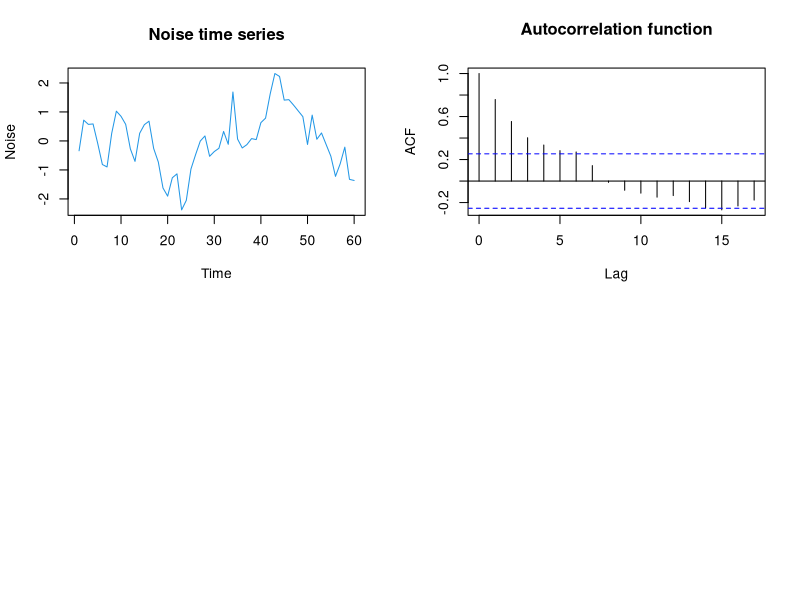

This chart was generated by the following R code: (Note: this script raises an error after producing the figure.)
# Environmental stochasticity
rm(list=ls(all=TRUE)) 
# Write a function for generating environmental noise:
noise = function(size,k,w){ # 200,0.5, 10
	y = numeric(size)
	y[1] = rnorm(1,0,sd)
	e = rnorm(size)
	for(t in 2:size){
		y[t] = k*y[t-1] + w^2*sqrt(1-k^2)*e[t-1]
	}
	y = w*(y-mean(y))/sd(y)
	return(y)
}

# Environmental noise# --------------------
F = 60     # simulation time span 
kappa = 0.8 # environmental autocorrelation
sd = 1   # environmental amplitude (standard deviation)

Y = noise(F,kappa,sd) # call function with same structure of elements,  
#noise to generate an environmental time series
length(Y)

#setwd("/home/eliecer/grive/EcolModelling14")
#write.table(Y, "NOISY.txt")


par(mfrow=c(2,2))

# Plot noise time series
plot(Y,type='l',col=4,main='Noise time series',xlab='Time',ylab='Noise')

# Plot noise autocorrelation function
acf(Y,main='Autocorrelation function')

# Population dynamics:
# --------------------
r = 0.7 # Intrinsic population growth rate
K = 100 # carrying capacity

x = as.numeric(); xx = as.numeric(); xxx = as.numeric(); xxxx = as.numeric()
x[1] = 10
xx[1] = 10
xxx[1] = 10
xxxx[1] = 10


for(t in 1:(360-1)){
	# Noise affects population K at each time: K[t] = K + Y[t]
	x[t+1] = x[t]*exp(r*(1 - x[t]/(K)))
	xx[t+1] = x[t]*exp(r*(1 - x[t]/(K- Y[t])))
	xxx[t+1] = x[t]*exp(r*Y[t]*(1 - x[t]/(K)))
  xxxx[t+1] = x[t]*exp(r+Y[t]*(1 - x[t]/(K)))
}
edit(xx)

koko = (r*Y)
range(r)
range(Y)
range(koko)
par(mfrow=c(2,2))
# Plot population time series
plot(x,type='l',col=4,main='Population time series',xlab='Time',ylab='Population density')
plot(xx,type='l',col=4,main='Population time series',xlab='Time',ylab='Population density')
plot(xxx,type='l',col=4,main='Population time series',xlab='Time',ylab='Population density')
plot(xxxx,type='l',col=4,main='Population time series',xlab='Time',ylab='Population density')

plot(Y,type='l',col="red",main='Noise time series',xlab='Time',ylab='Noise')
# Plot population autocorrelation function
acf(x,main='Autocorrelation function')